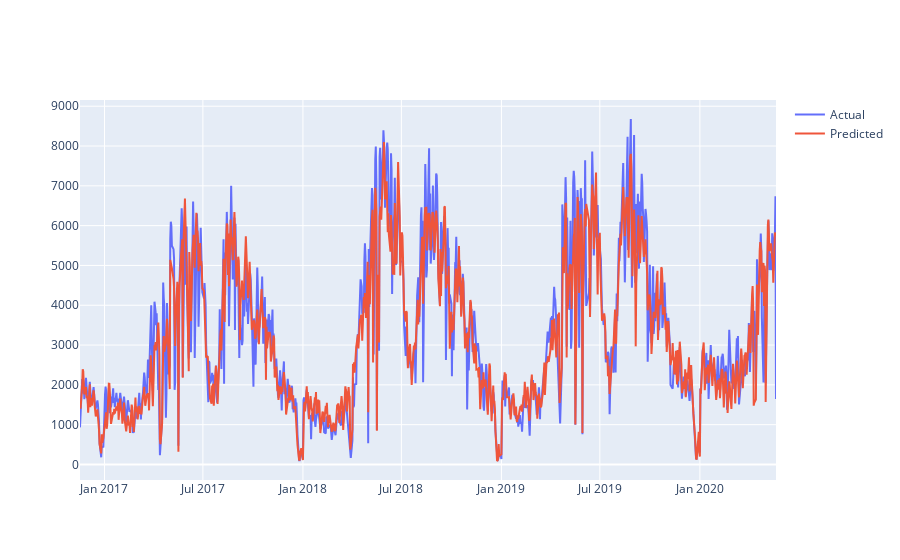

Write notebook code for a chart like this one.
### Markdown cell above
### Making an actual forecast

So, we’re done for now. The last thing we want to do is to make an actual forecast. Remember that we must take the inverse of our Box Cox transformed numbers also and this is how you do it:

### Code cell
# Make a zero days forecast just for plotting
future = m.make_future_dataframe(periods=0, freq='D')
future = future.merge(bikerides, on='ds')
forecast = m.predict(future)

# Transform back to reality from Box Cox
forecast[['yhat', 'yhat_upper', 'yhat_lower']] = forecast[['yhat', 'yhat_upper', 'yhat_lower']].apply(lambda x: inv_boxcox(x, lam))
yinv = inv_boxcox(bikerides['y'], lam)

# Plot the results
fig = go.Figure()
fig.add_trace(go.Scatter(x=bikerides['ds'], y=yinv, name='Actual',))
fig.add_trace(go.Scatter(x=forecast['ds'], y=forecast['yhat'], name='Predicted',))

### Figure 1 — Plotly figure (JSON) as saved in the notebook; plotly's stock layout.template omitted (floating-point values rounded to 4 significant figures; data arrays with more than 128 entries replaced by an {"elided": "..."} marker saying what was removed)
{"data": [{"name": "Actual", "type": "scatter", "x": {"elided": "909 str values"}, "y": {"elided": "909 float values"}}, {"name": "Predicted", "type": "scatter", "x": {"elided": "909 str values"}, "y": {"elided": "909 float values"}}], "layout": {}}
